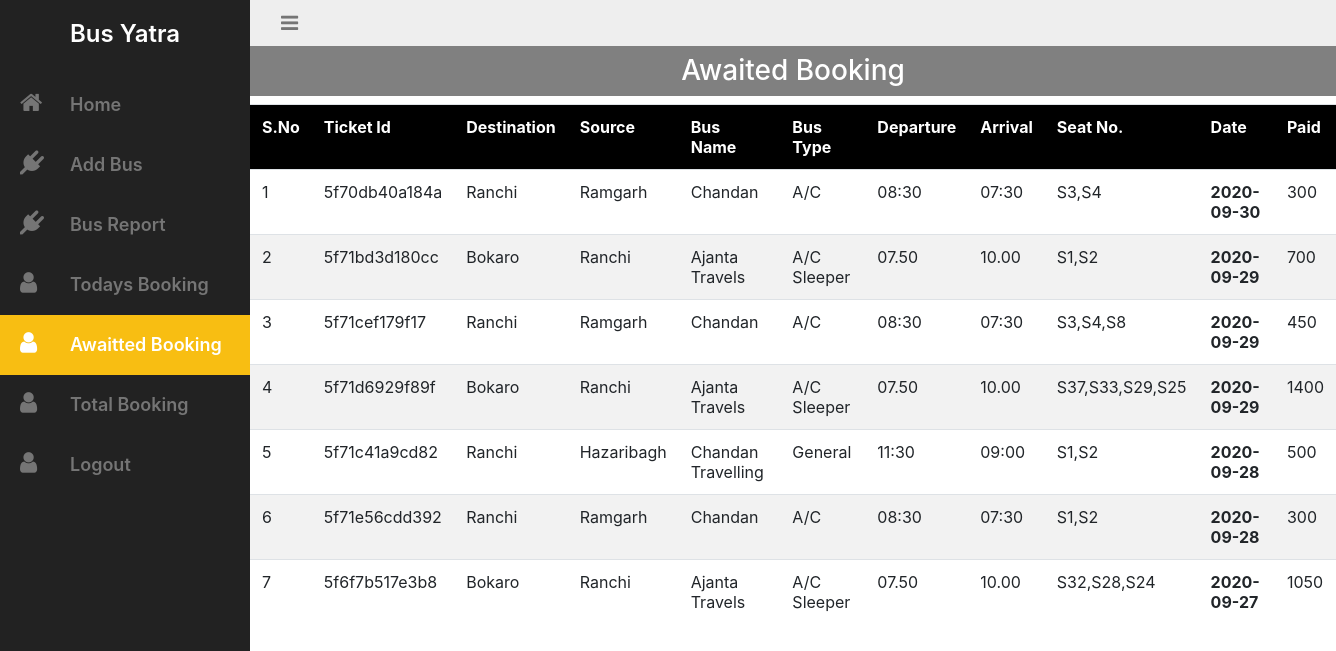
The app's page /awaited_booking.php (signed in) with its own data.
### tables this page shows
CREATE TABLE `travels_data` (
  `ticket_id` varchar(100) NOT NULL,
  `s_no` int(11) NOT NULL,
  `destination` varchar(100) NOT NULL,
  `source` varchar(100) NOT NULL,
  `dates` date NOT NULL,
  `departure` varchar(100) NOT NULL,
  `arrival` varchar(100) NOT NULL,
  `duration` varchar(100) NOT NULL,
  `departure_place` varchar(100) NOT NULL,
  `arrival_place` varchar(100) NOT NULL,
  `seats` varchar(100) NOT NULL,
  `total_price` varchar(11) NOT NULL,
  `bus_name` varchar(100) NOT NULL,
  `bus_type` varchar(100) NOT NULL,
  `traveler_email` varchar(100) NOT NULL
);

### awaited_booking.php (the view, shortened to what this page needs)
<?php
  include "connection.php";
  $dates=date("y/m/d");
?>
<html>
     <head>
     <link rel="stylesheet" href="https:stackpath.bootstrapcdn.com/bootstrap/4.5.2/css/bootstrap.min.css">
      <link rel="stylesheet" href="https:stackpath.bootstrapcdn.com/font-awesome/4.7.0/css/font-awesome.min.css">
      <link rel="stylesheet"href="adminstyle.css">
     </head>
     <body>
        <div id="wrapper">
  <aside id="sidebar-wrapper">
    <div class="sidebar-brand">
      <h2>Bus Yatra</h2>
    </div>
    <ul class="sidebar-nav">
      <li>
        <a href="admin_index.php"><i class="fa fa-home"></i>Home</a>
      </li>
      <li>
        <a href="busdetails.php"><i class="fa fa-plug"></i>Add Bus</a>
      </li>
       <li>
        <a href="bus_report.php"><i class="fa fa-plug"></i>Bus Report</a>
      </li>
      <li>
        <a href="today_booking.php"><i class="fa fa-user"></i>Todays Booking</a>
      </li>
       <li class="active">
        <a href="awaited_booking.php"><i class="fa fa-user"></i>Awaitted Booking</a>
      </li>
       <li>
        <a href="total_booking.php"><i class="fa fa-user"></i>Total Booking</a>
      </li>
       <li>
        <a href="logout.php"><i class="fa fa-user"></i>Logout</a>
      </li>
    </ul>
  </aside>
  <div id="navbar-wrapper">
    <nav class="navbar navbar-inverse">
      <div class="container-fluid">
        <div class="navbar-header">
          <a href="#" class="navbar-brand" id="sidebar-toggle"><i class="fa fa-bars"></i></a>
        </div>
      </div>
    </nav>
  </div>
            <div class="row">
            <div class="col-md-12">
                <div class="panel panel-success">
                  <div class="panel-heading">
                      <h3 class="p-2">Awaited Booking</h3>
                    </div>
                    <div class="panel-body">
                      <table class="table table-hover table-striped">
                          <tr>
                                <th>S.No</th>
                                <th>Ticket Id</th>
                                <th>Destination</th>
                                <th>Source</th>
                                <th>Bus Name</th>
                                <th>Bus Type</th>
                                 <th>Departure</th>
                                 <th>Arrival</th>
                                 <th>Seat No.</th>
                                 <th>Date</th>
                                 <th>Paid</th>
                            </tr>
                            <?php
                                      $se="SELECT * from travels_data where NOT dates='$dates' order by dates desc";
                                      $se1=mysqli_query($con,$se);
                                      $num=1;
                                      while($se2=mysqli_fetch_assoc($se1))
                                      {
                             ?>
                                      <tr>
                                            <td><?php echo $num; ?></td>
                                            <td><?php echo $se2['ticket_id']; ?></td>
                                            <td><?php echo $se2['destination']; ?></td>
                                            <td><?php echo $se2['source']; ?></td>
                                            <td><?php echo $se2['bus_name']; ?></td>
                                            <td><?php echo $se2['bus_type']; ?></td>
                                            <td><?php echo $se2['departure']; ?></td>
                                            <td><?php echo $se2['arrival']; ?></td>
                                            <td><?php echo $se2['seats']; ?></td>
                                            <td style="font-weight: 700"><?php echo $se2['dates']; ?></td>
                                            <td><?php echo $se2['total_price']; ?></td>
                                        </tr>
                                    <?php
                                      $num++;
                                         }
                                     ?>
                        </table>
                    </div>
                </div>
            </div>
        </div>
   </div>
     </body>
</html>

### adminstyle.css (style rules this page uses)
body { padding-bottom: 30px; position: relative; min-height: 100%; }
a { transition: background 0.2s, color 0.2s; }
#wrapper { padding-left: 0; transition: all 0.5s ease; position: relative; }
#sidebar-wrapper { z-index: 1000; position: fixed; left: 250px; width: 0; height: 100%; margin-left: -250px; overflow-y: auto; overflow-x: hidden; background: #222; transition: all 0.5s ease; }
.sidebar-brand { position: absolute; top: 0; width: 250px; text-align: center; padding: 20px 0; }
.sidebar-brand h2 { margin: 0; font-weight: 600; font-size: 24px; color: #fff; }
.sidebar-nav { position: absolute; top: 75px; width: 250px; margin: 0; padding: 0; list-style: none; }
.sidebar-nav > li { text-indent: 10px; line-height: 60px; }
.sidebar-nav > li a { display: block; text-decoration: none; color: #757575; font-weight: 600; font-size: 18px; }
.sidebar-nav > li > a:hover, .sidebar-nav > li.active > a { text-decoration: none; color: #fff; background: #F8BE12; }
.sidebar-nav > li > a i.fa { font-size: 24px; width: 60px; }
#navbar-wrapper { width: 100%; position: absolute; z-index: 2; }
#navbar-wrapper .navbar { border-width: 0 0 0 0; background-color: #eee; font-size: 24px; margin-bottom: 0; border-radius: 0; }
#navbar-wrapper .navbar a { color: #757575; }
@media (min-width: 992px) { #wrapper { padding-left: 250px; } }
@media (min-width: 992px) { #sidebar-wrapper { width: 250px; } }
@media (min-width: 992px) { #navbar-wrapper { position: relative; } }
h3 { color:white; background:grey; text-align: center; }

### awaited_booking.php (style rules this page uses)
.panel-body table tr th { background: #000; color: #fff; }

### records on screen
travels_data: ticket "5f70db40a184a", destination "Ranchi", source "Ramgarh", bus_name "Chandan", bus_type "A/C", departure "08:30", arrival "07:30", seats "S3,S4", dates "2020-09-30", total_price "300"
travels_data: ticket "5f71bd3d180cc", destination "Bokaro", source "Ranchi", bus_name "Ajanta Travels", bus_type "A/C Sleeper", departure "07.50", arrival "10.00", seats "S1,S2", dates "2020-09-29", total_price "700"
travels_data: ticket "5f71cef179f17", destination "Ranchi", source "Ramgarh", bus_name "Chandan", bus_type "A/C", departure "08:30", arrival "07:30", seats "S3,S4,S8", dates "2020-09-29", total_price "450"
travels_data: ticket "5f71d6929f89f", destination "Bokaro", source "Ranchi", bus_name "Ajanta Travels", bus_type "A/C Sleeper", departure "07.50", arrival "10.00", seats "S37,S33,S29,S25", dates "2020-09-29", total_price "1400"
travels_data: ticket "5f71c41a9cd82", destination "Ranchi", source "Hazaribagh", bus_name "Chandan Travelling", bus_type "General", departure "11:30", arrival "09:00", seats "S1,S2", dates "2020-09-28", total_price "500"
travels_data: ticket "5f71e56cdd392", destination "Ranchi", source "Ramgarh", bus_name "Chandan", bus_type "A/C", departure "08:30", arrival "07:30", seats "S1,S2", dates "2020-09-28", total_price "300"
travels_data: ticket "5f6f7b517e3b8", destination "Bokaro", source "Ranchi", bus_name "Ajanta Travels", bus_type "A/C Sleeper", departure "07.50", arrival "10.00", seats "S32,S28,S24", dates "2020-09-27", total_price "1050"
